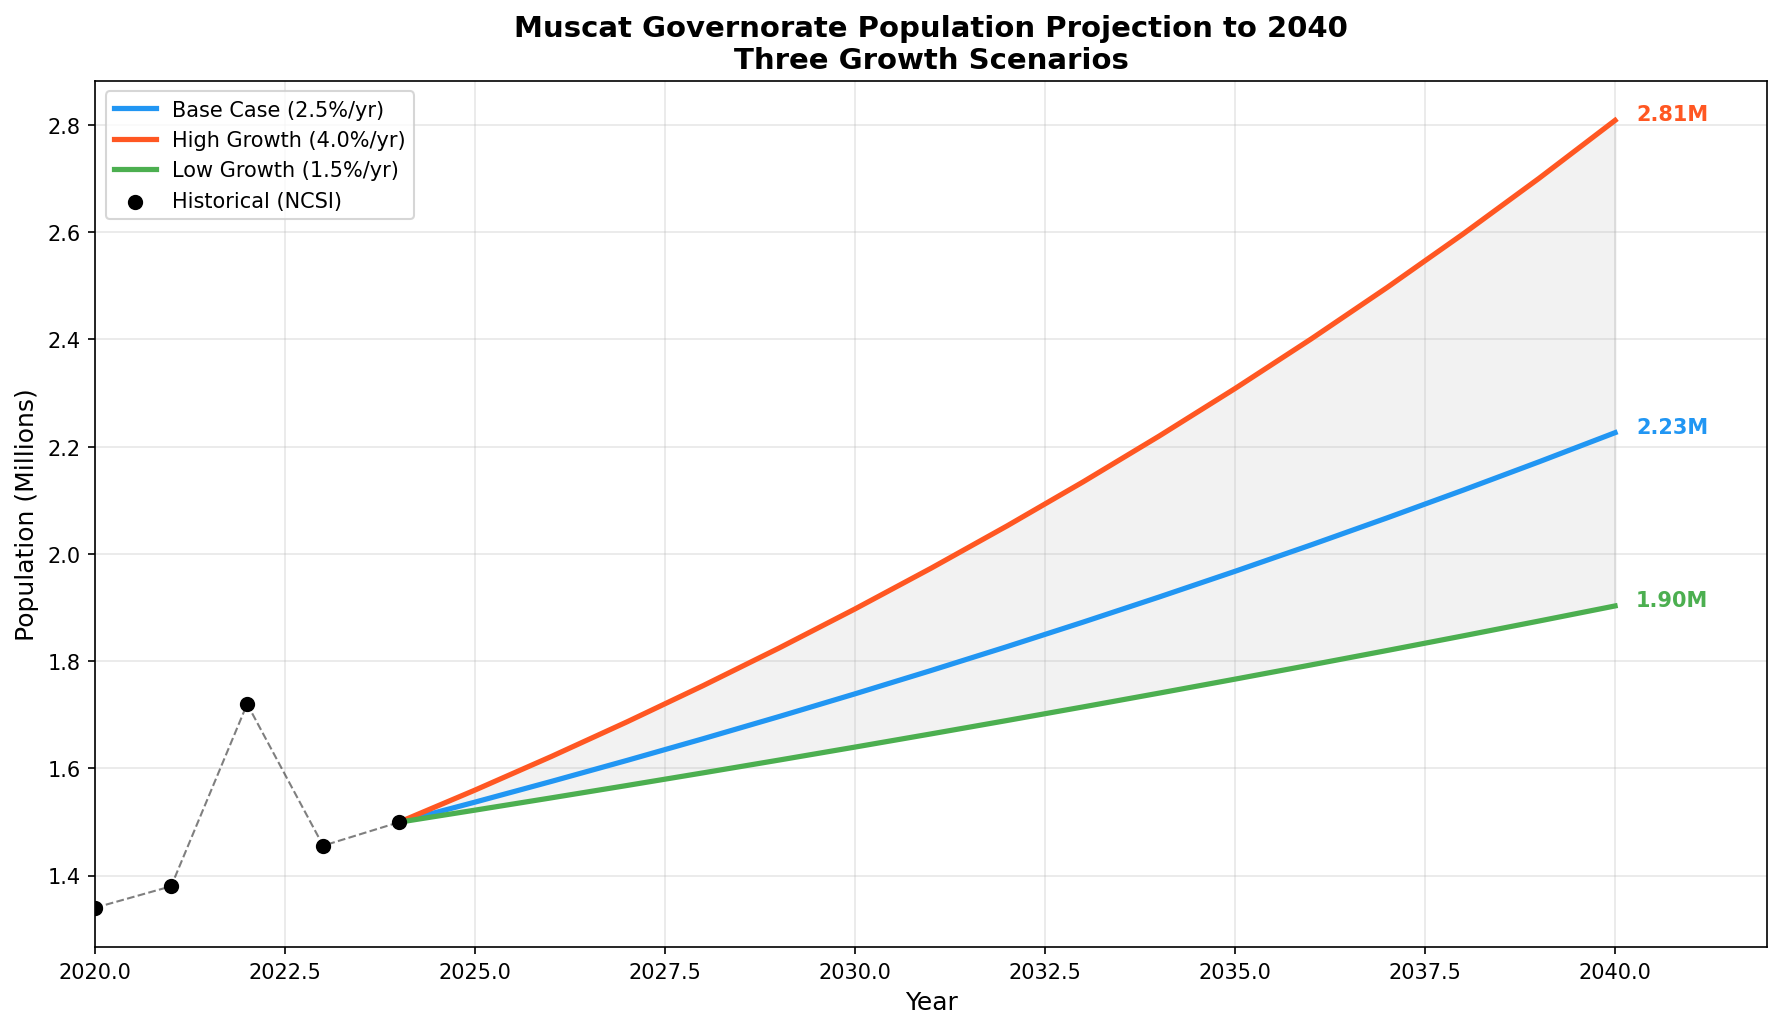

Write the Python code that produced this figure.
"""
Phase 2: Muscat Governorate Population Projection to 2040
Three scenarios: Base, High Growth, Low Growth
"""
import json
import matplotlib.pyplot as plt
import matplotlib.ticker as mticker
import numpy as np

# === BASELINE DATA (NCSI) ===
# Source: NCSI via Muscat Daily (Jan 2025), Oman Observer, OmanQ
historical = {
    2020: 1_340_000,  # Estimated from 2022 figure working back at ~3% avg
    2021: 1_380_000,
    2022: 1_720_000,  # NCSI official (includes post-COVID expat return surge)
    2023: 1_455_680,  # NCSI official (correction: expat outflow normalization)
    2024: 1_499_549,  # NCSI official
}

# Note: 2022 spike was due to mass expat return post-COVID; 2023 correction reflects
# NCSI methodology change separating registered vs resident population.
# We use 2023-2024 as the stable baseline.

baseline_pop = 1_499_549  # End of 2024
baseline_year = 2024
target_year = 2040

# === GROWTH RATE ASSUMPTIONS ===
# Source: NCSI data shows Muscat grew 3.0% in 2024 (2023→2024)
# Oman Vision 2040 plans diversification which attracts workers
# Historical Oman national growth: 2-6% depending on oil cycle

scenarios = {
    "Base Case": {
        "description": "Moderate growth assuming Oman Vision 2040 diversification proceeds steadily",
        "annual_growth_rate": 0.025,  # 2.5% — slightly below recent 3%, accounting for maturation
        "assumptions": [
            "Oman Vision 2040 diversification creates steady job growth",
            "Expat share stabilizes around 60%",
            "Fertility rate follows GCC declining trend (2.5 → 2.2 by 2040)",
            "No major economic shocks or oil price collapse",
            "Net migration +15,000/year average",
        ],
    },
    "High Growth": {
        "description": "Rapid growth driven by successful economic diversification and megaprojects",
        "annual_growth_rate": 0.040,  # 4.0% — similar to 2022 surge sustained
        "assumptions": [
            "Muscat becomes regional logistics/tech hub",
            "Major FDI inflows from Oman Investment Authority projects",
            "Expat share rises to 65% as labor demand surges",
            "Tourism sector doubles (Oman 2040 target: 11M visitors)",
            "Net migration +30,000/year average",
        ],
    },
    "Low Growth": {
        "description": "Slower growth due to economic headwinds and Omanization pressure",
        "annual_growth_rate": 0.015,  # 1.5% — reflects aggressive Omanization, reduced expat intake
        "assumptions": [
            "Oil prices remain below $60/barrel long-term",
            "Aggressive Omanization reduces expat workforce by 20%",
            "Fertility continues declining faster than expected",
            "Regional competition (UAE, Saudi) diverts investment",
            "Net migration near zero or slightly negative",
        ],
    },
}

# === PROJECTION ===
years = list(range(baseline_year, target_year + 1))
projections = {}

for name, scenario in scenarios.items():
    rate = scenario["annual_growth_rate"]
    pop = [baseline_pop]
    for i in range(1, len(years)):
        pop.append(pop[-1] * (1 + rate))
    projections[name] = pop
    scenario["pop_2040"] = int(pop[-1])
    scenario["pop_2030"] = int(pop[2030 - baseline_year])
    scenario["total_growth"] = pop[-1] / baseline_pop - 1

# === HISTORICAL + PROJECTION DATA FOR EXPORT ===
output = {
    "baseline": {"year": baseline_year, "population": baseline_pop},
    "historical": historical,
    "scenarios": {},
}
for name, scenario in scenarios.items():
    output["scenarios"][name] = {
        "annual_growth_rate": scenario["annual_growth_rate"],
        "description": scenario["description"],
        "assumptions": scenario["assumptions"],
        "pop_2030": scenario["pop_2030"],
        "pop_2040": scenario["pop_2040"],
        "total_growth_pct": round(scenario["total_growth"] * 100, 1),
        "yearly": {str(y): int(p) for y, p in zip(years, projections[name])},
    }

with open("data/population_projections.json", "w") as f:
    json.dump(output, f, indent=2)

# === CHART 1: Population Projection (3 scenarios) ===
fig, ax = plt.subplots(figsize=(12, 7))

colors = {"Base Case": "#2196F3", "High Growth": "#FF5722", "Low Growth": "#4CAF50"}
for name in scenarios:
    ax.plot(years, [p / 1e6 for p in projections[name]], 
            label=f'{name} ({scenarios[name]["annual_growth_rate"]*100:.1f}%/yr)',
            linewidth=2.5, color=colors[name])
    # Annotate 2040 value
    ax.annotate(f'{projections[name][-1]/1e6:.2f}M', 
                xy=(2040, projections[name][-1]/1e6),
                xytext=(10, 0), textcoords='offset points',
                fontsize=10, fontweight='bold', color=colors[name])

# Historical data
hist_years = sorted(historical.keys())
hist_pops = [historical[y] / 1e6 for y in hist_years]
ax.scatter(hist_years, hist_pops, color='black', zorder=5, s=40, label='Historical (NCSI)')
ax.plot(hist_years, hist_pops, color='black', linewidth=1, linestyle='--', alpha=0.5)

ax.set_xlabel('Year', fontsize=12)
ax.set_ylabel('Population (Millions)', fontsize=12)
ax.set_title('Muscat Governorate Population Projection to 2040\nThree Growth Scenarios', fontsize=14, fontweight='bold')
ax.legend(loc='upper left', fontsize=10)
ax.grid(True, alpha=0.3)
ax.yaxis.set_major_formatter(mticker.FormatStrFormatter('%.1f'))
ax.set_xlim(2020, 2042)

# Add shaded range between low and high
ax.fill_between(years, 
                [p/1e6 for p in projections["Low Growth"]], 
                [p/1e6 for p in projections["High Growth"]], 
                alpha=0.1, color='gray', label='_Range')

plt.tight_layout()
plt.savefig('notebooks/population_projection.png', dpi=150, bbox_inches='tight')
print("Chart saved: notebooks/population_projection.png")

# === CHART 2: Growth Rate Sensitivity ===
fig2, ax2 = plt.subplots(figsize=(10, 6))

rates = np.arange(0.005, 0.055, 0.005)
pop_2040_by_rate = [baseline_pop * (1 + r) ** 16 for r in rates]

ax2.bar([f'{r*100:.1f}%' for r in rates], [p/1e6 for p in pop_2040_by_rate], 
        color=['#4CAF50' if r < 0.02 else '#2196F3' if r < 0.035 else '#FF5722' for r in rates])

# Mark our 3 scenarios
for name, scenario in scenarios.items():
    r = scenario["annual_growth_rate"]
    p = scenario["pop_2040"]
    ax2.axhline(y=p/1e6, color=colors[name], linestyle='--', alpha=0.7, linewidth=1)
    ax2.annotate(f'{name}: {p/1e6:.2f}M', xy=(0.02, p/1e6), 
                fontsize=9, color=colors[name], fontweight='bold')

ax2.set_xlabel('Annual Growth Rate', fontsize=12)
ax2.set_ylabel('Projected Population 2040 (Millions)', fontsize=12)
ax2.set_title('Sensitivity: Muscat 2040 Population by Growth Rate', fontsize=13, fontweight='bold')
ax2.grid(True, axis='y', alpha=0.3)
plt.xticks(rotation=45)
plt.tight_layout()
plt.savefig('notebooks/growth_sensitivity.png', dpi=150, bbox_inches='tight')
print("Chart saved: notebooks/growth_sensitivity.png")

# === SUMMARY ===
print("\n" + "="*60)
print("MUSCAT GOVERNORATE POPULATION PROJECTION SUMMARY")
print("="*60)
print(f"Baseline: {baseline_pop:,} (end of {baseline_year})")
print(f"Target year: {target_year}")
print()
for name, scenario in scenarios.items():
    print(f"  {name} ({scenario['annual_growth_rate']*100:.1f}%/yr):")
    print(f"    2030: {scenario['pop_2030']:,}")
    print(f"    2040: {scenario['pop_2040']:,}")
    print(f"    Total growth: +{scenario['total_growth']*100:.1f}%")
    print()
print(f"Population range in 2040: {scenarios['Low Growth']['pop_2040']:,} — {scenarios['High Growth']['pop_2040']:,}")
